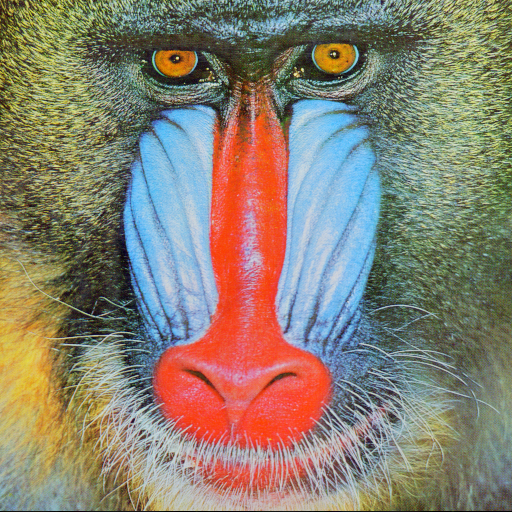
#> input picture Algorithms/image/babbon.bmp, 512 x 512 px
$ jupyter execute edge_detector.ipynb
#> lines starting #> are read from the running program, lines starting #| are printed output that depends on the picture
[cell 1]
import cv2
import numpy as np
import matplotlib.pyplot as plt
from collections import deque

def count_transitions(edge_image, i, j):
    directions = [(0, 1), (1, 1), (1, 0), (1, -1), (0, -1), (-1, -1), (-1, 0), (-1, 1)]
    count = 0
    for direction in directions:
        y, x = i + direction[0], j + direction[1]
        if edge_image[y, x] == 1:
            count += 1
    return count

def edge_segment_detection(edge_image):
    M, N = edge_image.shape
    Q = deque()
    visited = np.zeros((M, N), dtype=int)
    segments = []

    directions = [(0, 1), (1, 1), (1, 0), (1, -1), (0, -1), (-1, -1), (-1, 0), (-1, 1)]

    for i in range(1, M-1):
        for j in range(1, N-1):
            transition_count = count_transitions(edge_image, i, j)
            if transition_count == 1 or transition_count >= 3:
                for dir in range(8):
                    y, x = i + directions[dir][0], j + directions[dir][1]
                    if edge_image[y, x] == 1:
                        Q.append((i, j, dir))

    n = 0
    while Q:
        y, x, dir = Q.popleft()
        cy, cx = y + directions[dir][0], x + directions[dir][1]
        if visited[cy, cx] == 1:
            continue
        n += 1
        segment = [(y, x), (cy, cx)]
        visited[y, x] = visited[cy, cx] = 1
        if (cy, cx) in Q:
            continue
        while True:
            forward_pixel = (cy + directions[dir][0], cx + directions[dir][1])
            y, x = forward_pixel
            if visited[y, x] == 1:
                continue
            if count_transitions(edge_image, cy, cx) == 1:
                segment.append((y, x))
                visited[y, x] = 1
                break
            else:
                for dir in range(8):
                    y, x = cy + directions[dir][0], cx + directions[dir][1]
                    if edge_image[y, x] == 1:
                        segment.append((y, x))
                        break
        segments.append(segment)

    return segments

# Load image using OpenCV
image_path = './image/babbon.bmp'  # 이미지 경로를 적절히 수정하세요
image = cv2.imread(image_path, cv2.IMREAD_GRAYSCALE)
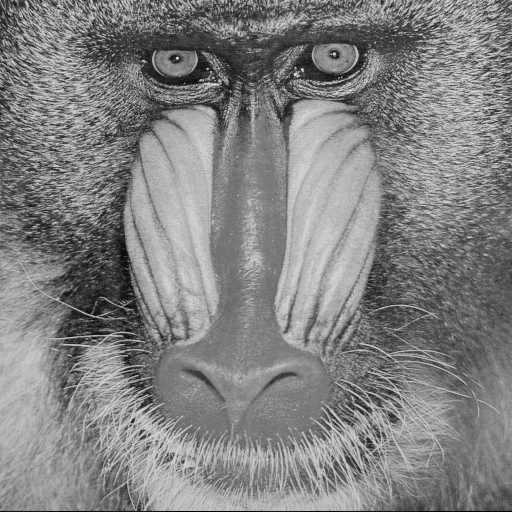
#> image: shape (512, 512); min 0, max 231, mean 129.6

# Apply edge detection (e.g., Canny edge detector)
edges = cv2.Canny(image, 100, 200)
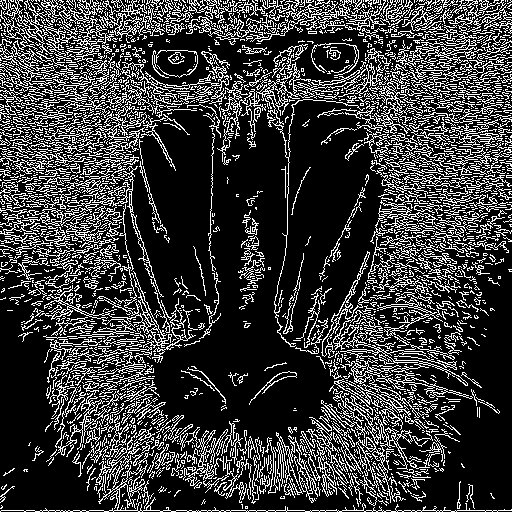
#> edges: shape (512, 512); 23.1% white in thin lines or dots

# Perform edge segment detection
segments = edge_segment_detection(edges)
#> after the loop in edge_segment_detection, `while Q:`: visited: shape (512, 512) int64; every value is 0

# Plot the results using matplotlib
plt.figure(figsize=(10, 10))
plt.subplot(1, 2, 1)
plt.title("Original Image")
plt.imshow(image, cmap='gray')
plt.axis('off')

plt.subplot(1, 2, 2)
plt.title("Edge Segments")
plt.imshow(edges, cmap='gray')
for segment in segments:
    ys, xs = zip(*segment)
    plt.plot(xs, ys, 'r-')
#> this loop made 0 passes
plt.axis('off')

plt.show()
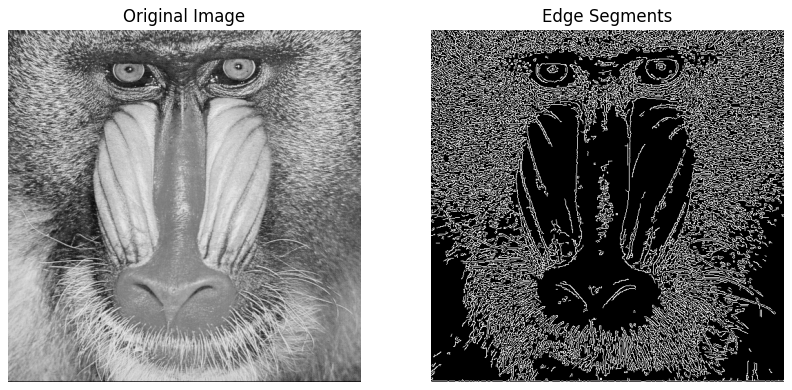
#> figure drawn by matplotlib, 2 panels
